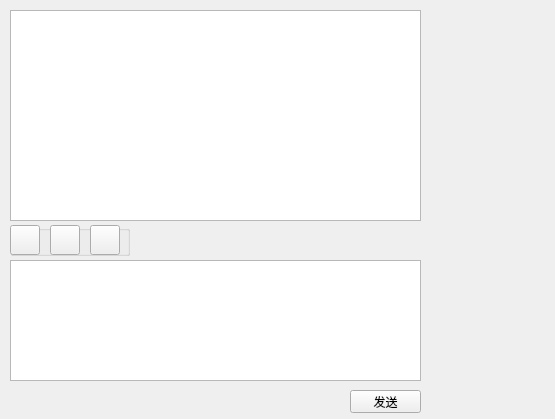
<?xml version="1.0" encoding="UTF-8"?>
<ui version="4.0">
 <class>ChatDialog</class>
 <widget class="QWidget" name="ChatDialog">
  <property name="geometry">
   <rect>
    <x>0</x>
    <y>0</y>
    <width>555</width>
    <height>419</height>
   </rect>
  </property>
  <property name="windowTitle">
   <string>Form</string>
  </property>
  <widget class="QTextBrowser" name="tb_chat">
   <property name="geometry">
    <rect>
     <x>10</x>
     <y>10</y>
     <width>411</width>
     <height>211</height>
    </rect>
   </property>
  </widget>
  <widget class="QGroupBox" name="groupBox">
   <property name="geometry">
    <rect>
     <x>10</x>
     <y>225</y>
     <width>120</width>
     <height>31</height>
    </rect>
   </property>
   <property name="title">
    <string/>
   </property>
   <widget class="QPushButton" name="pb_tool1">
    <property name="geometry">
     <rect>
      <x>0</x>
      <y>0</y>
      <width>30</width>
      <height>30</height>
     </rect>
    </property>
    <property name="text">
     <string/>
    </property>
   </widget>
   <widget class="QPushButton" name="pb_tool2">
    <property name="geometry">
     <rect>
      <x>40</x>
      <y>0</y>
      <width>30</width>
      <height>30</height>
     </rect>
    </property>
    <property name="text">
     <string/>
    </property>
   </widget>
   <widget class="QPushButton" name="pb_tool3">
    <property name="geometry">
     <rect>
      <x>80</x>
      <y>0</y>
      <width>30</width>
      <height>30</height>
     </rect>
    </property>
    <property name="text">
     <string/>
    </property>
   </widget>
  </widget>
  <widget class="QPushButton" name="pb_send">
   <property name="geometry">
    <rect>
     <x>350</x>
     <y>390</y>
     <width>71</width>
     <height>23</height>
    </rect>
   </property>
   <property name="text">
    <string>发送</string>
   </property>
  </widget>
  <widget class="QTextEdit" name="te_chat">
   <property name="geometry">
    <rect>
     <x>10</x>
     <y>260</y>
     <width>411</width>
     <height>121</height>
    </rect>
   </property>
  </widget>
 </widget>
 <resources/>
 <connections/>
</ui>
